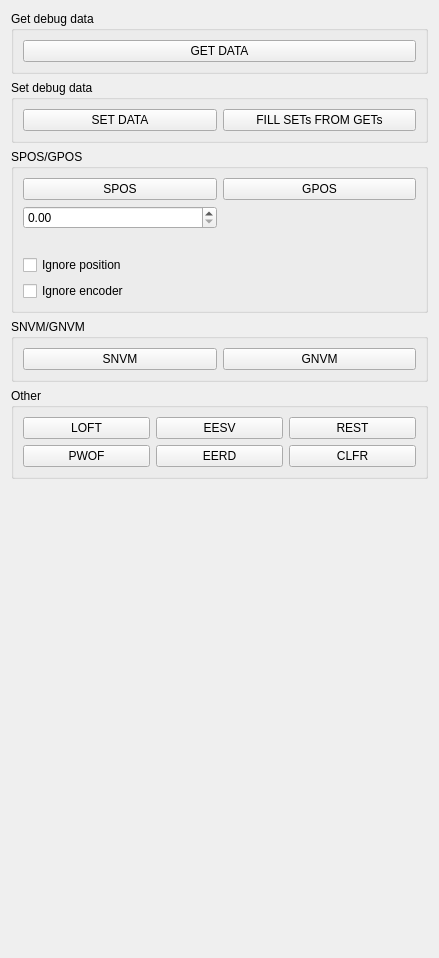
<?xml version="1.0" encoding="UTF-8"?>
<ui version="4.0">
 <class>PageDebugWgtClass</class>
 <widget class="QWidget" name="PageDebugWgtClass">
  <property name="geometry">
   <rect>
    <x>0</x>
    <y>0</y>
    <width>439</width>
    <height>958</height>
   </rect>
  </property>
  <property name="sizePolicy">
   <sizepolicy hsizetype="Expanding" vsizetype="Expanding">
    <horstretch>0</horstretch>
    <verstretch>0</verstretch>
   </sizepolicy>
  </property>
  <property name="windowTitle">
   <string>Form</string>
  </property>
  <layout class="QVBoxLayout" name="verticalLayout">
   <item>
    <widget class="QGroupBox" name="GetDebugData">
     <property name="title">
      <string>Get debug data</string>
     </property>
     <property name="checkable">
      <bool>false</bool>
     </property>
     <property name="checked">
      <bool>false</bool>
     </property>
     <layout class="QGridLayout" name="gridLayout_getData">
      <item row="0" column="0" colspan="2">
       <widget class="QPushButton" name="dbgrBtn">
        <property name="text">
         <string>GET DATA</string>
        </property>
       </widget>
      </item>
     </layout>
    </widget>
   </item>
   <item>
    <widget class="QGroupBox" name="SetDebugData">
     <property name="title">
      <string>Set debug data</string>
     </property>
     <property name="checkable">
      <bool>false</bool>
     </property>
     <property name="checked">
      <bool>false</bool>
     </property>
     <layout class="QGridLayout" name="gridLayout_setData">
      <item row="0" column="0" colspan="6">
       <widget class="QFrame" name="frame">
        <property name="frameShape">
         <enum>QFrame::NoFrame</enum>
        </property>
        <property name="frameShadow">
         <enum>QFrame::Plain</enum>
        </property>
        <property name="lineWidth">
         <number>0</number>
        </property>
        <layout class="QGridLayout" name="gridLayout">
         <property name="leftMargin">
          <number>0</number>
         </property>
         <property name="topMargin">
          <number>0</number>
         </property>
         <property name="rightMargin">
          <number>0</number>
         </property>
         <property name="bottomMargin">
          <number>0</number>
         </property>
         <item row="0" column="0">
          <widget class="QPushButton" name="dbgwBtn">
           <property name="text">
            <string>SET DATA</string>
           </property>
          </widget>
         </item>
         <item row="0" column="1">
          <widget class="QPushButton" name="copyBtn">
           <property name="text">
            <string>FILL SETs FROM GETs</string>
           </property>
          </widget>
         </item>
        </layout>
       </widget>
      </item>
     </layout>
    </widget>
   </item>
   <item>
    <widget class="QGroupBox" name="SPOS__GPOS">
     <property name="title">
      <string>SPOS/GPOS</string>
     </property>
     <layout class="QGridLayout" name="gridLayout_2">
      <item row="0" column="1">
       <widget class="QPushButton" name="gposBtn">
        <property name="text">
         <string>GPOS</string>
        </property>
       </widget>
      </item>
      <item row="2" column="0">
       <widget class="LongLongSpinBox" name="encSpinBox" native="true"/>
      </item>
      <item row="0" column="0">
       <widget class="QPushButton" name="sposBtn">
        <property name="text">
         <string>SPOS</string>
        </property>
       </widget>
      </item>
      <item row="3" column="0">
       <widget class="QCheckBox" name="ignorePosCheckBox">
        <property name="text">
         <string>Ignore position</string>
        </property>
       </widget>
      </item>
      <item row="4" column="0">
       <widget class="QCheckBox" name="ignoreEncCheckBox">
        <property name="text">
         <string>Ignore encoder</string>
        </property>
       </widget>
      </item>
      <item row="1" column="1">
       <widget class="QLabel" name="label_pos">
        <property name="text">
         <string/>
        </property>
       </widget>
      </item>
      <item row="2" column="1">
       <widget class="QLabel" name="label_enc">
        <property name="text">
         <string/>
        </property>
       </widget>
      </item>
      <item row="1" column="0">
       <widget class="StepSpinBox" name="posSpinBox"/>
      </item>
     </layout>
    </widget>
   </item>
   <item>
    <widget class="QGroupBox" name="FRAM">
     <property name="title">
      <string>SNVM/GNVM</string>
     </property>
     <layout class="QGridLayout" name="gridLayout_NVM">
      <item row="0" column="2" colspan="2">
       <widget class="QPushButton" name="gnvmBtn">
        <property name="text">
         <string>GNVM</string>
        </property>
       </widget>
      </item>
      <item row="0" column="0" colspan="2">
       <widget class="QPushButton" name="snvmBtn">
        <property name="text">
         <string>SNVM</string>
        </property>
       </widget>
      </item>
     </layout>
    </widget>
   </item>
   <item>
    <widget class="QGroupBox" name="Other">
     <property name="title">
      <string>Other</string>
     </property>
     <layout class="QGridLayout" name="gridLayout_4">
      <item row="0" column="0">
       <widget class="QPushButton" name="loftBtn">
        <property name="text">
         <string>LOFT</string>
        </property>
       </widget>
      </item>
      <item row="1" column="2">
       <widget class="QPushButton" name="clfrBtn">
        <property name="text">
         <string>CLFR</string>
        </property>
       </widget>
      </item>
      <item row="1" column="0">
       <widget class="QPushButton" name="pwofBtn">
        <property name="text">
         <string>PWOF</string>
        </property>
       </widget>
      </item>
      <item row="0" column="1">
       <widget class="QPushButton" name="eesvBtn">
        <property name="text">
         <string>EESV</string>
        </property>
       </widget>
      </item>
      <item row="0" column="2">
       <widget class="QPushButton" name="restBtn">
        <property name="text">
         <string>REST</string>
        </property>
       </widget>
      </item>
      <item row="1" column="1">
       <widget class="QPushButton" name="eerdBtn">
        <property name="text">
         <string>EERD</string>
        </property>
       </widget>
      </item>
     </layout>
    </widget>
   </item>
   <item>
    <spacer name="verticalSpacer">
     <property name="orientation">
      <enum>Qt::Vertical</enum>
     </property>
     <property name="sizeHint" stdset="0">
      <size>
       <width>20</width>
       <height>40</height>
      </size>
     </property>
    </spacer>
   </item>
  </layout>
 </widget>
 <customwidgets>
  <customwidget>
   <class>StepSpinBox</class>
   <extends>QDoubleSpinBox</extends>
   <header>stepspinbox.h</header>
  </customwidget>
  <customwidget>
   <class>LongLongSpinBox</class>
   <extends>QWidget</extends>
   <header>longlongspinbox.h</header>
  </customwidget>
 </customwidgets>
 <resources/>
 <connections>
  <connection>
   <sender>ignorePosCheckBox</sender>
   <signal>toggled(bool)</signal>
   <receiver>posSpinBox</receiver>
   <slot>setDisabled(bool)</slot>
   <hints>
    <hint type="sourcelabel">
     <x>68</x>
     <y>325</y>
    </hint>
    <hint type="destinationlabel">
     <x>49</x>
     <y>267</y>
    </hint>
   </hints>
  </connection>
  <connection>
   <sender>ignoreEncCheckBox</sender>
   <signal>toggled(bool)</signal>
   <receiver>encSpinBox</receiver>
   <slot>setDisabled(bool)</slot>
   <hints>
    <hint type="sourcelabel">
     <x>154</x>
     <y>350</y>
    </hint>
    <hint type="destinationlabel">
     <x>144</x>
     <y>295</y>
    </hint>
   </hints>
  </connection>
 </connections>
</ui>
